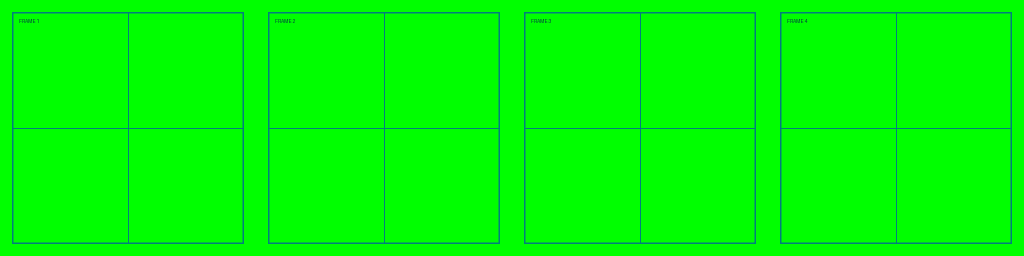
#> input picture assets/references/layout-guides/four-frame-strip.png, 2048 x 512 px (shown at 1/2 size)
$ python import-generated-roll.py ../assets/references/layout-guides/four-frame-strip.png
#> lines starting #> are read from the running program, lines starting #| are printed output that depends on the picture
"""Turn a generated 4x2 roll grid into the two runtime sprite strips."""

from __future__ import annotations

import argparse
from pathlib import Path

import numpy as np
from PIL import Image
from scipy import ndimage


ROOT = Path(__file__).resolve().parents[1]
SPRITES = ROOT / "assets" / "sprites"
FRAME_SIZE = 512
PADDING = 28


def remove_checkerboard(cell: Image.Image) -> Image.Image:
    rgb = np.asarray(cell.convert("RGB")).copy()
    high = rgb.max(axis=2)
    low = rgb.min(axis=2)
    background_candidate = (low >= 232) & ((high - low) <= 14)

    seeds = np.zeros(background_candidate.shape, dtype=bool)
    seeds[[0, -1], :] = background_candidate[[0, -1], :]
    seeds[:, [0, -1]] = background_candidate[:, [0, -1]]
    exterior = ndimage.binary_propagation(seeds, mask=background_candidate)

    foreground = ~exterior
    labels, count = ndimage.label(foreground, structure=np.ones((3, 3), dtype=np.uint8))
    if count == 0:
        raise ValueError("generated cell contains no foreground")
    areas = np.bincount(labels.ravel())
    areas[0] = 0
    subject = labels == int(np.argmax(areas))
    subject = ndimage.binary_fill_holes(subject)

    alpha = ndimage.gaussian_filter(subject.astype(np.float32), sigma=0.55)
    alpha = np.clip((alpha - 0.08) / 0.84, 0, 1)
    rgba = np.dstack((rgb, np.rint(alpha * 255).astype(np.uint8)))
    rgba[rgba[:, :, 3] == 0, :3] = 0
    return Image.fromarray(rgba, "RGBA")


def keep_main_alpha_component(cell: Image.Image) -> Image.Image:
    rgba = np.asarray(cell.convert("RGBA")).copy()
    foreground = rgba[:, :, 3] > 8
    labels, count = ndimage.label(foreground, structure=np.ones((3, 3), dtype=np.uint8))
    if count == 0:
        raise ValueError("generated cell contains no foreground")
    areas = np.bincount(labels.ravel())
    areas[0] = 0
    subject = labels == int(np.argmax(areas))
    keep = ndimage.binary_dilation(subject, iterations=2) & (rgba[:, :, 3] > 0)
    rgba[~keep] = 0
    rgba[rgba[:, :, 3] == 0] = 0
    return Image.fromarray(rgba, "RGBA")


def normalize(frames: list[Image.Image]) -> list[Image.Image]:
    boxes = [frame.getchannel("A").getbbox() for frame in frames]
    if any(box is None for box in boxes):
        raise ValueError("empty roll frame after background removal")
    widths = [box[2] - box[0] for box in boxes if box]
    heights = [box[3] - box[1] for box in boxes if box]
    scale = min((FRAME_SIZE - 2 * PADDING) / max(widths), (FRAME_SIZE - 2 * PADDING) / max(heights))

    result = []
    for frame, box in zip(frames, boxes, strict=True):
        crop = frame.crop(box)
        size = (max(1, round(crop.width * scale)), max(1, round(crop.height * scale)))
        resized = crop.resize(size, Image.Resampling.LANCZOS)
        canvas = Image.new("RGBA", (FRAME_SIZE, FRAME_SIZE), (0, 0, 0, 0))
        x = (FRAME_SIZE - resized.width) // 2
        y = FRAME_SIZE - PADDING - resized.height
        canvas.alpha_composite(resized, (x, y))
        pixels = np.asarray(canvas).copy()
        pixels[pixels[:, :, 3] == 0] = 0
        result.append(Image.fromarray(pixels, "RGBA"))
    return result


def main() -> None:
    parser = argparse.ArgumentParser()
    parser.add_argument("source", type=Path)
    args = parser.parse_args()

    with Image.open(args.source) as opened:
#> opened is the input picture: PIL image 2048x512 RGB; mean R, G, B 0, 251.3, 3.6
        has_transparency = "A" in opened.getbands() and opened.getchannel("A").getextrema()[0] == 0
#> has_transparency = False
        grid = opened.convert("RGBA" if has_transparency else "RGB")

    x_bounds = [round(index * grid.width / 4) for index in range(5)]
#> x_bounds = [0, 512, 1024, 1536, 2048]
    y_bounds = [round(index * grid.height / 2) for index in range(3)]
#> y_bounds = [0, 256, 512]
    frames = []
    for row in range(2):
        for column in range(4):
            cell = grid.crop((x_bounds[column], y_bounds[row], x_bounds[column + 1], y_bounds[row + 1]))
            frames.append(keep_main_alpha_component(cell) if has_transparency else remove_checkerboard(cell))
#> this loop made 2 passes
#> pass 1, in remove_checkerboard, `rgb = np.asarray(cell.convert("RGB")).copy()`:
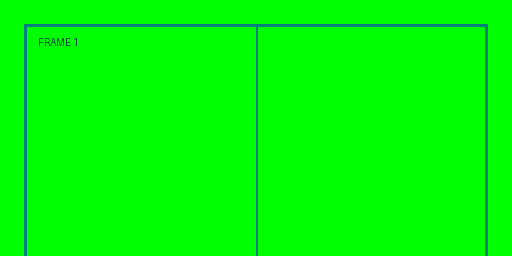
#> rgb: shape (256, 512, 3); mean R, G, B 0, 251.7, 3.2
#> pass 1, in remove_checkerboard, `high = rgb.max(axis=2)`:
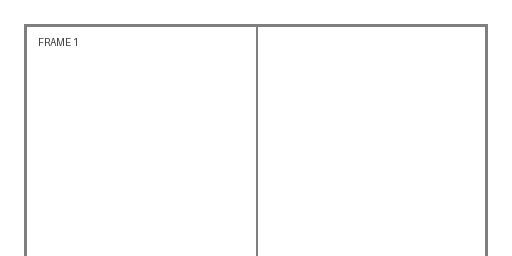
#> high: shape (256, 512); min 64, max 255, mean 251.7
#> after the loop:
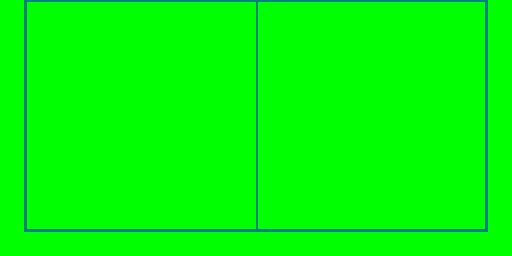
#> cell: PIL image 512x256 RGB; mean R, G, B 0, 251, 4
#> after the loop, frames = 8 items
    frames = normalize(frames)
#> in normalize, `boxes = [frame.getchannel("A").getbbox() for frame in frames]`: boxes = [(0, 0, 512, 256), (0, 0, 512, 256), (0, 0, 512, 256), (0, 0, 512, 256), (0, 0, 512, 256), (0, 0, 512, 256), (0, 0, 512, 256), (0, 0, 512, 256)]
#> in normalize, `widths = [box[2] - box[0] for box in boxes if box]`: widths = [512, 512, 512, 512, 512, 512, 512, 512]
#> in normalize, `heights = [box[3] - box[1] for box in boxes if box]`: heights = [256, 256, 256, 256, 256, 256, 256, 256]
#> in normalize, `scale = min((FRAME_SIZE - 2 * PADDING) / max(widths), (FRAME_SIZE - 2 ..`: scale = 0.891
#> the loop in normalize, `for frame, box in zip(frames, boxes, strict=True):` made 8 passes
#> pass 1, in normalize, `pixels = np.asarray(canvas).copy()`:
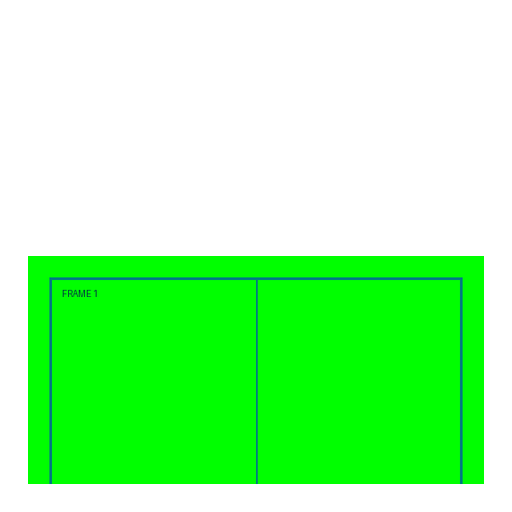
#> pixels: shape (512, 512, 4); mean R, G, B, A 0, 99.8, 1.3, 101.1; transparent parts drawn white
#> after the loop in normalize, `for frame, box in zip(frames, boxes, strict=True):`: result = 8 items

    for strip_index, file_name in enumerate(("roll1@4.png", "roll2@4.png")):
        strip = Image.new("RGBA", (FRAME_SIZE * 4, FRAME_SIZE), (0, 0, 0, 0))
        for index, frame in enumerate(frames[strip_index * 4:(strip_index + 1) * 4]):
            strip.alpha_composite(frame, (index * FRAME_SIZE, 0))
        temporary = SPRITES / f".{file_name}.generated.tmp.png"
        strip.save(temporary, optimize=True)
        temporary.replace(SPRITES / file_name)
        print(f"wrote {file_name}")
#> this loop made 2 passes
#> pass 1, in main, `strip.save(temporary, optimize=True)`:
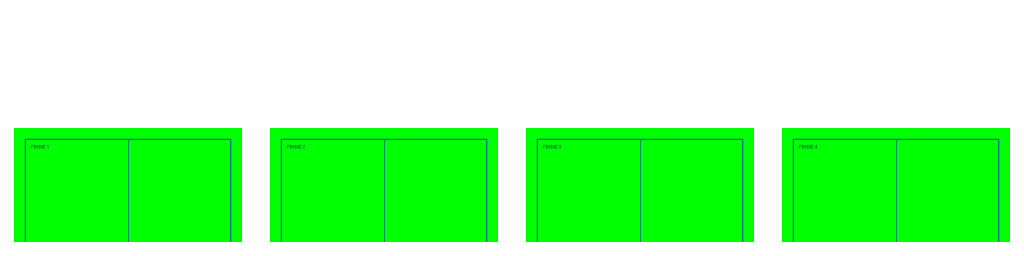
#> saved as .roll1@4.png.generated.tmp.png: PIL image 2048x512 RGBA (shown at 1/2 size); mean R, G, B, A 0, 99.8, 1.3, 101.1; transparent parts drawn white
#> pass 2, in main, `strip.save(temporary, optimize=True)`:
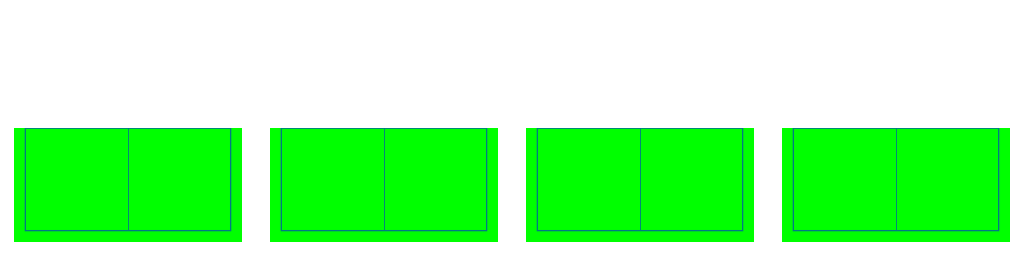
#> saved as .roll2@4.png.generated.tmp.png: PIL image 2048x512 RGBA (shown at 1/2 size); mean R, G, B, A 0, 99.4, 1.7, 101.1; transparent parts drawn white


if __name__ == "__main__":
    main()
